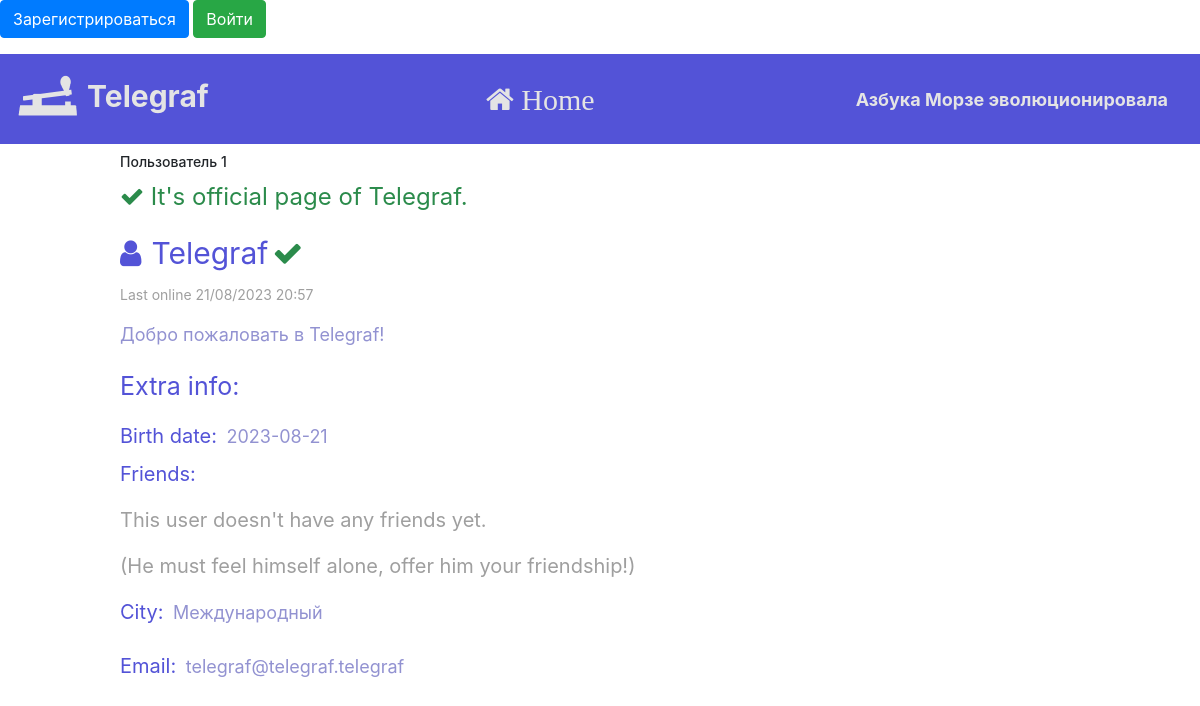
Before: /profile/1 with the older database file.
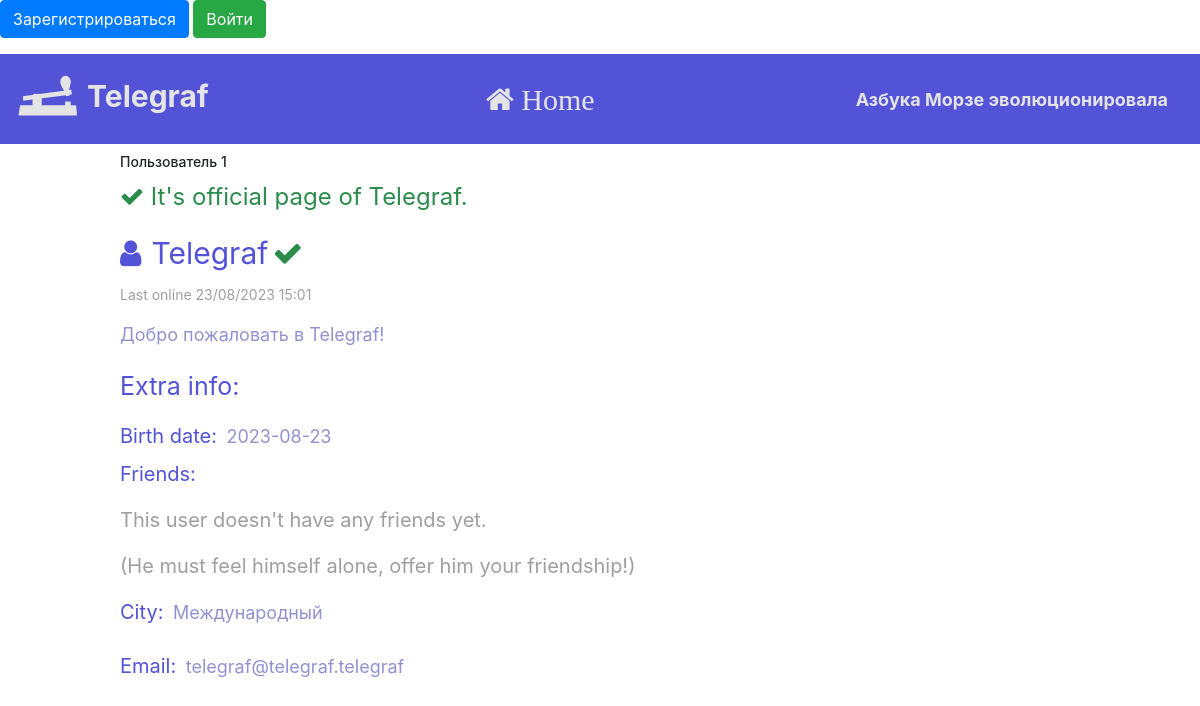
After: the same page with the newer database file.
### data/users.py (models this page shows, shortened)
class User(SqlAlchemyBase, UserMixin, SerializerMixin):
    __tablename__ = 'users'
    id = sqlalchemy.Column(sqlalchemy.Integer,
                           primary_key=True, autoincrement=True)
    username = sqlalchemy.Column(sqlalchemy.String)
    bdate = sqlalchemy.Column(sqlalchemy.Date)
    descript = sqlalchemy.Column(sqlalchemy.String)
    friends = sqlalchemy.Column(sqlalchemy.String, default='')
    city = sqlalchemy.Column(sqlalchemy.String)
    email = sqlalchemy.Column(sqlalchemy.String, unique=True)
    last_online = sqlalchemy.Column(sqlalchemy.DateTime,
                                    default=datetime.datetime.now())
    free_chat = sqlalchemy.Column(sqlalchemy.Boolean)
    hashed_password = sqlalchemy.Column(sqlalchemy.String, nullable=True)
    is_verified = sqlalchemy.Column(sqlalchemy.Boolean, default=False)
    is_blocked = sqlalchemy.Column(sqlalchemy.Boolean, default=False)
    block_reason = sqlalchemy.Column(sqlalchemy.String)

### api/index.py (the view, shortened to what this page needs)
@app.route('/profile/<int:id>', methods=['GET', 'POST'])
def profile(id):
    agent = request.headers.get('User-Agent')
    is_mobile = ('iphone' or 'android' or 'blackberry') in agent.lower()
    db_sess = db_session.create_session()
    if current_user.is_authenticated:
        current_user.last_online = datetime.datetime.now()
        db_sess.merge(current_user)
        db_sess.commit()
    user = db_sess.query(User).filter(User.id == id).first()
    if user is None:
        return "Пользователя с таким id пока не существует"
    friends = []
    ids = user.friends.split(', ')
    if '' in ids:
        ids.remove('')
    for friend_id in map(int, ids):
        friend = db_sess.query(User).filter(User.id == friend_id).first()
        if friend is not None:
            friends.append(friend)
    our_request = None
    his_request = None
    if current_user.is_authenticated:
        our_request = db_sess.query(FriendshipRequest).filter(FriendshipRequest.from_id == current_user.id,
                                                              FriendshipRequest.to_id == id).first()
        his_request = db_sess.query(FriendshipRequest).filter(FriendshipRequest.to_id == current_user.id,
                                                              FriendshipRequest.from_id == id).first()
    return render_template('profile.html', is_mobile=is_mobile, title=f'Пользователь {id}', user=user, friends=friends, is_our_request=our_request is not None, is_his_request=his_request is not None, request=his_request);

### data/db_session.py (called while the page is built)
def create_session() -> Session:
    global __factory
    return __factory()

### static/templates/profile.html (shortened to what this page needs)
{% extends "base.html" %}
{% block content %}
<form action="" method="post">
    <h1 style="font-size: 14px; margin-top: 10px;">{{title}}</h1>
    {% if user.id == 1 %}
    <p style="color: #2b8b4b; font-size: 24px;"><i class="fa fa-check"></i>  It's official page of Telegraf.</p>
    {% endif %}
    <label style="font-size: 30px; color: #5353d7"><span class="fa fa-user" style="margin-right: 10px"></span>{{ user.username }}    </label>
    {% if user.is_verified %}
    <span style="color: #2b8b4b; font-size: 30px" class="fa fa-check"></span>
    {% endif %}
    <p style="font-size: 14px; color: #9f9f9f">Last online {{user.last_online.strftime('%d/%m/%Y %H:%M')}}</p>
    <p style="font-size: 18px; color: #9292d1">{{ user.descript }}</p>
    <p style="font-size: 25px; color: #5353d7; margin-top: 20px">Extra info:</p>
    <label style="font-size: 20px; color: #5353d7">Birth date:</label>
    <label style="font-size: 18px; color: #9292d1; margin-left: 5px;">{{ user.bdate }}</label>
    <p style="font-size: 20px; color: #5353d7">Friends:</p>
    {% if friends == [] %}
    {% if user == current_user %}
    <p style="font-size: 20px; color: #9f9f9f">You don't have any friends yet.</p>
    {% else %}
    <p style="font-size: 20px; color: #9f9f9f">This user doesn't have any friends yet.</p>
    <p style="font-size: 20px; color: #9f9f9f">(He must feel himself alone, offer him your friendship!)</p>
    {% endif %}
    {% endif %}
    <label style="font-size: 20px; color: #5353d7">City:</label>
    <label style="font-size: 18px; color: #9292d1; margin-left: 5px;">{{ user.city }}</label>
    <label style="font-size: 20px; color: #5353d7">Email:</label>
    <label style="font-size: 18px; color: #9292d1; margin-left: 5px;">{{ user.email }}</label>
</form>
{% endblock %}

### static/templates/base.html (shortened to what this page needs)
<!doctype html>
<html lang="en">
<head>
    <link rel="stylesheet"
          href="https://stackpath.bootstrapcdn.com/bootstrap/4.4.1/css/bootstrap.min.css"
>
    <link rel="stylesheet" href="https://maxcdn.bootstrapcdn.com/font-awesome/4.5.0/css/font-awesome.min.css">
</head>
<body>
    <nav>
        {% if current_user.is_authenticated %}
        <a class="navbar-brand" href="/logout">Exit from: {{ current_user.username }}</a>
        {% else %}
        <p>
            <a class="btn btn-primary " href="/register">Зарегистрироваться</a>
            <a class="btn btn-success" href="/login">Войти</a>
        </p>
        {% endif %}
    </nav>
    <header>
        <nav class="navbar navbar-light mainbar">
            {% if is_mobile %}
            <a class="navbar-brand" style="font-size: 30px; color: #e4e4e4; font-weight: bold;" href="#"><img src="{{url_for('static', filename='images/t2.png')}}" height="64" width="64">  Telegraf</a>
            <a style="font-size: 30px; color: #e4e4e4; font-weight: bold;" href="/"><i class="fa fa-home" aria-hidden="true"></i></a>
            {% else %}
            <a class="navbar-brand" style="font-size: 30px; color: #e4e4e4; font-weight: bold;" href="#"><img src="{{url_for('static', filename='images/t2.png')}}" height="64" width="64">  Telegraf</a>
            <a style="font-size: 30px; color: #e4e4e4; font-weight: bold;" href="/"><i class="fa fa-home" aria-hidden="true"> Home</i></a>
            <a class="navbar-brand" style="font-size: 18px; color: #e4e4e4; font-weight: bold;" href="#">Азбука Морзе эволюционировала</a>
            {% endif %}
        </nav>
    </header>
    <main role="main" class="my-container">
        {% block content %}{% endblock %}
    </main>
</body>
</html>

Changed rows visible on the page:
changed User "Telegraf": last_online "21/08/2023 20:57" → "23/08/2023 15:01"; bdate "2023-08-21" → "2023-08-23"
